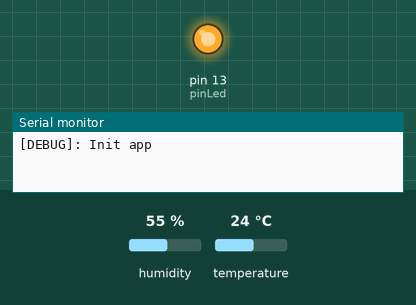
This sketch was run on a simulated Arduino Uno, built with avr-gcc and run on an emulated ATmega328P. Shown: output pins drawn as LEDs (lit = HIGH), the last lines printed to the serial monitor. The inputs (shaded band) are chosen by the test bench; at power-on: humidity 55 %, temperature 24 °C.

Above: at 0.1 s.
At 4.2 s:
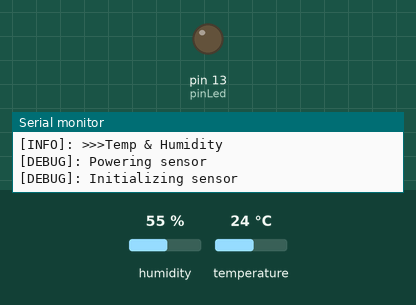
4.3 s: humidity set to 22 %
Timing chart, 0 to 7.3 s (numbered marks = the images above; inputs shaded):
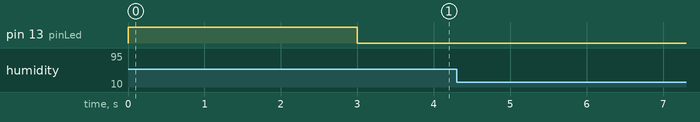

The sketch:

garden_sensor.ino
```cpp
// Includes
#include "DHT.h"
#include <RCSwitch.h>
#include "LowPower.h"

// Globals
#define DHTTYPE DHT22
#define DEBUG 1

#define TEMP "1000"
#define HUM "2000"
#define HYGRO "3000"
#define ERRORCODE "9999"
#define SOURCEADDR "100000"
#define PROJECTCODE "444000000"

// Config values
const int dhtPowerPin = 3;
const int dhtPin = 4;

const int hygroPowerPin = 10;

const int pinLed = 13;

const int rfPowerPin = 7;
const int rfPin = 6;


const int timeToSleep = 3600;
const int transmitRepeat = 10;

unsigned long nonce = 10000;

DHT dht(dhtPin, DHTTYPE);
RCSwitch rf = RCSwitch();

void setup() {
  Serial.begin(9600);
  write_log("Init app");
  pinMode(dhtPowerPin, INPUT);

  pinMode(pinLed, OUTPUT);
  digitalWrite(pinLed, HIGH);
  delay(3000);
  digitalWrite(pinLed, LOW);
  pinMode(pinLed, INPUT);


}

void loop() {
  write_info(">>>Starting transmitter");
  pinMode(rfPowerPin, OUTPUT);
  digitalWrite(rfPowerPin, HIGH);
  rf.enableTransmit(rfPin);
  rf.setRepeatTransmit(transmitRepeat);

  write_info(">>>Temp & Humidity");
  measure_hum_temp();

  write_info(">>>Hygro");
  measure_hygro();

  write_info(">>>Stopping transmitter");
  rf.disableTransmit();
  digitalWrite(rfPowerPin, LOW);
  pinMode(rfPowerPin, INPUT);

  write_info(">>>Go to sleep");
  delay(500);
  sleep_seconds(timeToSleep);
}

void measure_hum_temp() {
  write_log("Powering sensor");
  pinMode(dhtPowerPin, OUTPUT);
  digitalWrite(dhtPowerPin, HIGH);

  write_log("Initializing sensor");
  dht.begin();

  delay(2000);
  float temp = dht.readTemperature();
  float hum = dht.readHumidity();

  if (isnan(temp) || isnan(hum)) {
    write_log("Failed to read from DHT sensor!");
    send_data(atol(ERRORCODE), atol(TEMP));
    send_data(atol(ERRORCODE), atol(HUM));
  } else {
    write_log("Temp - " + String(temp) + "|| Hum - " + String(hum));
    send_data(int(temp * 10), atol(TEMP));
    send_data(int(hum * 10), atol(HUM));
  }

  write_log("Shutting sensor down");
  digitalWrite(dhtPowerPin, LOW);
  pinMode(dhtPin, INPUT);
  pinMode(dhtPowerPin, INPUT);

}

void measure_hygro() {
  write_log("Powering sensor");
  pinMode(hygroPowerPin, OUTPUT);
  digitalWrite(hygroPowerPin, HIGH);

  delay(500);

  int sensorValue = analogRead(A0);
  write_log("Sensor value - " + String(sensorValue));

  sensorValue = constrain(sensorValue, 300, 1023);
  int hygro = map(sensorValue, 0, 1023, 100, 0);

  write_log("Hygro - " + String(hygro));
  send_data(hygro, atol(HYGRO));

  write_log("Shutting sensor down");
  digitalWrite(hygroPowerPin, LOW);
  pinMode(hygroPowerPin, INPUT);
}

void send_data(long dataToSend, long dataType) {
  /*
      datagram: <PROJECTCODE><SOURCEADDR><NONCE><DATATYPE><VALUE>
      <NONCE> rolling counting from 10000 to 90000
  */
  long dataSum = atol(ERRORCODE);
  if (dataToSend == dataSum) {
    write_log("Got errorcode");
  } else {
    dataSum = dataToSend + dataType;
    write_log("Sending data - " + String(dataToSend) + " for type - " + String(dataType));
  }

  dataSum = dataSum + atol(PROJECTCODE) + atol(SOURCEADDR) + nonce;
  write_log("DataSum incl. Sourcecode: " + String(dataSum));

  rf.send(dataSum, 24);

  nonce = nonce + 10000;
  if (nonce >= 100000) {
    nonce = 10000;
  }
}

void write_info(String msg) {
  Serial.println("[INFO]: " + msg);
}
void write_log(String msg) {
  if (DEBUG == 1) {
    Serial.println("[DEBUG]: " + msg);
  }
}
void sleep_seconds(int seconds)
{
  for (int i = 0; i < seconds; i++) {
     LowPower.powerDown(SLEEP_1S, ADC_OFF, BOD_OFF);
  }
}
```
